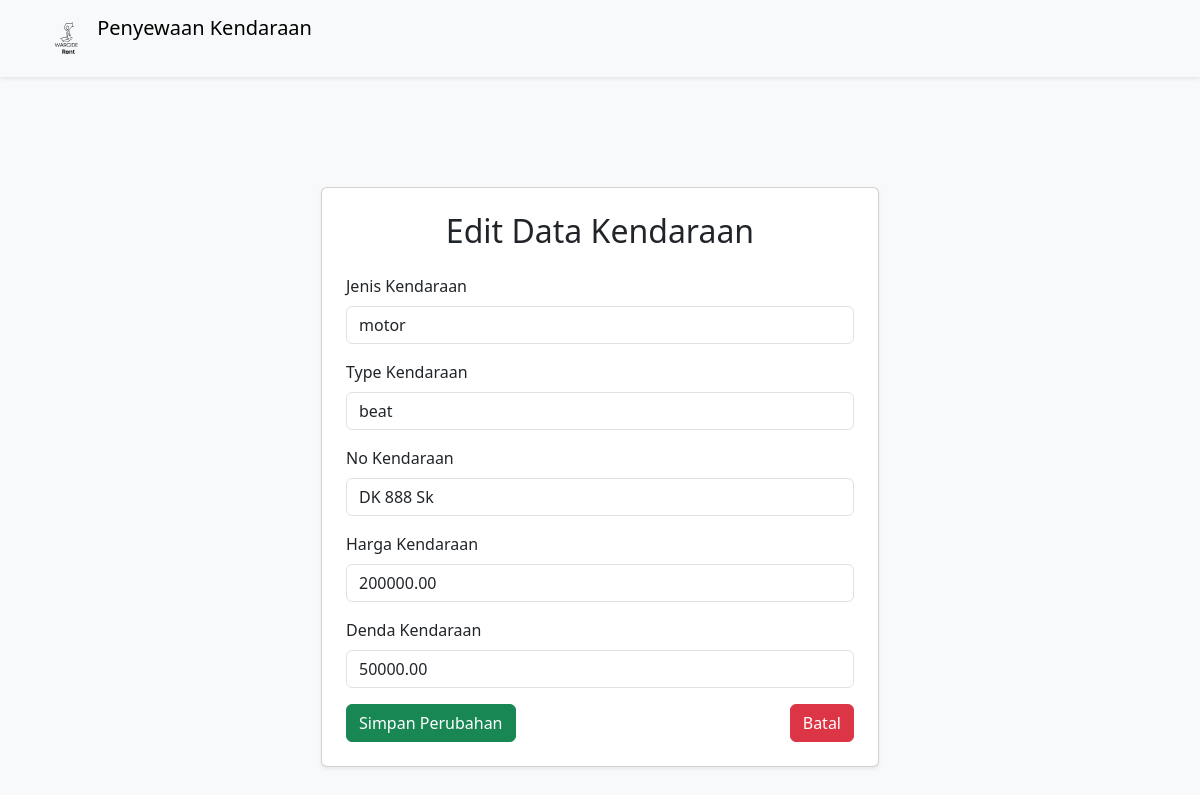
The page /edit_kendaraan.php?id=5 (signed in) on the database its author committed.
### tables this page shows
CREATE TABLE `kendaraan` (
  `id_kendaraan` int(11) NOT NULL,
  `jenis_kendaraan` varchar(50) NOT NULL,
  `type_kendaraan` varchar(50) NOT NULL,
  `n_kendaraan` varchar(50) NOT NULL,
  `harga_kendaraan` decimal(10,2) NOT NULL,
  `denda_kendaraan` decimal(10,2) NOT NULL,
  `status` enum('tersedia','disewa') DEFAULT 'tersedia'
);

### edit_kendaraan.php (the view, shortened to what this page needs)
<?php
include 'koneksi.php';
if (isset($_GET['id'])) {
    $id = $_GET['id'];
    $result = $conn->query("SELECT * FROM kendaraan WHERE id_kendaraan = '$id'");
    if ($result->num_rows > 0) {
        $data = $result->fetch_assoc();
    } else {
        die("Data kendaraan tidak ditemukan.");
    }
} else {
    header("Location: kendaraan.php");
    exit;
}
?>
<!DOCTYPE html>
<html lang="en">
<head>
    <link href="https://cdn.jsdelivr.net/npm/bootstrap@5.3.2/dist/css/bootstrap.min.css" rel="stylesheet">
</head>
<body class="bg-light">
    <nav class="navbar navbar-expand-lg navbar-light bg-light shadow-sm">
        <div class="container">
            <a class="navbar-brand" href="home.php">
                <img src="asset/img/WARCIDE.svg" alt="Logo" width="50" height="50" class="d-inline-block align-text-top">
                Penyewaan Kendaraan
            </a>
        </div>
    </nav>
    <div class="container d-flex align-items-center justify-content-center min-vh-100">
        <div class="card shadow-sm p-4 w-50">
            <h2 class="text-center mb-4">Edit Data Kendaraan</h2>
            <form method="POST" action="edit_kendaraan.php?id=<?php echo $data['id_kendaraan']; ?>">
                <div class="mb-3">
                    <label for="jenis_kendaraan" class="form-label">Jenis Kendaraan</label>
                    <input type="text" class="form-control" id="jenis_kendaraan" name="jenis_kendaraan" value="<?php echo htmlspecialchars($data['jenis_kendaraan']); ?>" required>
                </div>
                <div class="mb-3">
                    <label for="type_kendaraan" class="form-label">Type Kendaraan</label>
                    <input type="text" class="form-control" id="type_kendaraan" name="type_kendaraan" value="<?php echo htmlspecialchars($data['type_kendaraan']); ?>" required>
                </div>
                <div class="mb-3">
                    <label for="n_kendaraan" class="form-label">No Kendaraan</label>
                    <input type="text" class="form-control" id="n_kendaraan" name="n_kendaraan" value="<?php echo htmlspecialchars($data['n_kendaraan']); ?>" required>
                </div>
                <div class="mb-3">
                    <label for="harga_kendaraan" class="form-label">Harga Kendaraan</label>
                    <input type="number" class="form-control" id="harga_kendaraan" name="harga_kendaraan" value="<?php echo htmlspecialchars($data['harga_kendaraan']); ?>" required>
                </div>
                <div class="mb-3">
                    <label for="denda_kendaraan" class="form-label">Denda Kendaraan</label>
                    <input type="number" class="form-control" id="denda_kendaraan" name="denda_kendaraan" value="<?php echo htmlspecialchars($data['denda_kendaraan']); ?>" required>
                </div>
                <div class="d-flex justify-content-between">
                    <button type="submit" name="simpan" class="btn btn-success">Simpan Perubahan</button>
                    <a href="kendaraan.php" class="btn btn-danger">Batal</a>
                </div>
            </form>
        </div>
    </div>
</body>
</html>

### rows shown on the page
kendaraan: jenis_kendaraan "motor", type_kendaraan "beat", n_kendaraan "DK 888 Sk", harga_kendaraan "200000.00", denda_kendaraan "50000.00"
